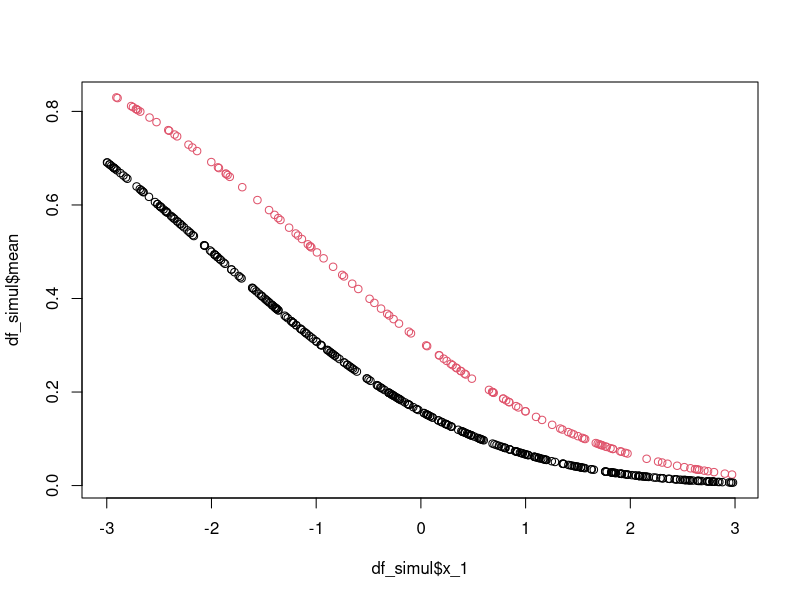

Here is the R script that generated this plot: (Note: this script raises an error after producing the figure.)
# 1. settings ----------------------------------------------------------------
## library
library(dplyr)
library(ggplot2)

## function
"%++%" <- function(x, y) paste0(x, y)

f1 <- function(x, y_1) {
  beta0 <- -1
  beta1 <- -.5
  beta2 <- .5
  
  out <- beta0 + beta1*x + beta2 * y_1
  out <- unname(out)
  return(out)
}

x_kern <- function(bw, x, X, type = "epane") {
  ### input type
  # bw : vector s.t. length(bw) == d | length(bw) == 1
  # x : vector s.t. length(x) == d
  # X : data frame s.t. nrow(X) == d
  # type : one of c("epane")
  # admit the case of common bandwidths
  if (length(bw) == 1) bw <- rep(bw, ncol(X))
  
  base <- sweep(X, 2, x) %>%
    sweep(2, FUN = "/", bw)
  (switch(type,
          epane = 3/4 * (1 - base**2)) %>%
      sweep(2, FUN = "/", bw) * (abs(base) <= 1)) %>%
    apply(1, prod) %>%
    as.double()
}

z_kern <- function(bw, z, Z) {
  ### input type
  # bw : vector s.t. length(bw) == d | length(bw) == 1
  # z : vector s.t. length(z) == d
  # Z : data frame s.t. nrow(Z) == d
  
  # ### toy example
  # Z <- data.frame(c(1,1,1,2,2,2,3,3,3), c(1,1,1,2,2,2,3,3,3))
  # z <- c(3,1)
  # bw <- c(2, 3)
  
  # admit the case of common bandwidths
  if (length(bw) == 1) bw <- rep(bw, ncol(Z))
  apply(Z, 1, function(Z_vec) prod(bw[z != Z_vec]))
}

cmn_preproc <- function(X, Y, d_lag) {
  ### input
  # X : data frame of covariates which allowed to contain continuous and discrete variables
  # Y : response vector(0/1)
  
  factor2double <- function(x) as.double(as.character(x))
  Y <- data.frame(resp__var__ = Y)
  ### check dimension of X and Y ###
  if (nrow(X) != nrow(Y)) stop("check dimension!")
  
  X_isfactor <- unlist(lapply(X, is.factor))
  conti_str <- names(which(!X_isfactor))
  disc_str <- names(which(X_isfactor))
  
  X <- mutate_if(X, is.factor, factor2double)
  df_lag <- cbind(Y, X)
  
  if (d_lag > 0) {
    for (i_lag in 1:d_lag) {
      df_lag[["resp__lagged__" %++% i_lag]] <- dplyr::lag(df_lag[["resp__var__"]], i_lag)  
    }
    df_lag_start <- df_lag[1:d_lag, ]
    df_lag <- df_lag[-(1:d_lag), ]
    disc_str <- union(disc_str, "resp__lagged__" %++% 1:d_lag)
  }
  
  attr(df_lag, "conti_str") <- conti_str
  attr(df_lag, "disc_str") <- disc_str
  attr(df_lag, "head") <- df_lag_start
  
  # rare case
  if (any(duplicated(names(df_lag)))) stop("colnames in X should not contain c('resp__var__', 'resp__lagged__1',..., 'resp__lagged__d_lag'")
  return(df_lag)
}

cmn_defftns <- function(link_ftn, V_ftn) {
  if (link_ftn == "probit") {
    ginv <- pnorm
    gprime <- function(x) 1 / dnorm(qnorm(x))
    gprime2 <- function(x) (x * dnorm(qnorm(x))) * (dnorm(x)) / (dnorm(qnorm(x)))^2
  }
  if (V_ftn == "binomial") {
    Veval <- function(x) x * (1-x)
    Vprime <- function(x) 1 - 2*x
  }
  
  return(list(ginv = ginv,
              gprime = gprime,
              gprime2 = gprime2,
              Veval = Veval,
              Vprime = Vprime))
}

MNQLE_est <- function(X, Y, d_lag, point, bw, link_ftn = "probit", V_ftn = "binomial", method = "NR", init = NULL, tolerance = 1e-05, max_iter = 1000) {
  if (FALSE) {
    X = df_analysis[c("x_1")]
    Y = df_analysis[, "y"]
    d_lag <- 1
    
    point <- c(0.5, 1)
    bw = unname(c(n^{-1/5} * 1.06 * apply(X, 2, sd), n**-.4))
    
    link_ftn <- "probit"
    V_ftn <- "binomial"
    
    method = "NR"
    init = NULL
    tolerance = 1e-05
    max_iter = 1000
  }
  
  df_lag <- cmn_preproc(X, Y, d_lag)
  ftns <- cmn_defftns(link_ftn, V_ftn)
  if (is.null(init)) init <- rnorm(1 + length(conti_str))
  
  i_conti <- match(attr(df_lag, "conti_str"), names(df_lag)[-1])
  i_disc <- match(attr(df_lag, "disc_str"), names(df_lag)[-1])
  x_est <- point[i_conti]
  z_est <- point[i_disc]
  x_bw <- bw[i_conti]
  z_bw <- bw[i_disc]
  
  return(MNQLE_optimize(x_est, z_est, x_bw, z_bw, ftns, df_lag, method, init, tolerance, max_iter))
}

MNQLE_train <- function(X, Y, d_lag, bw, link_ftn = "probit", V_ftn = "binomial", method = "NR", init = NULL, tolerance = 1e-05, max_iter = 1000, verbose = TRUE) {
  if (FALSE) {
    X = df_analysis[c("x_1")]
    Y = df_analysis[, "y"]
    d_lag <- 1
    
    point <- c(0.5, 1)
    bw = unname(c(n^{-1/5} * 1.06 * apply(X, 2, sd), n**-.4))
    
    link_ftn <- "probit"
    V_ftn <- "binomial"
    
    method = "NR"
    init = NULL
    tolerance = 1e-05
    max_iter = 1000
  }
  ### TO execute autoregressive bootstrap,
  ### generate df_train object which consits of columns all continuous 
  df_lag <- cmn_preproc(X, Y, d_lag)
  ftns <- cmn_defftns(link_ftn, V_ftn)
  if (is.null(init)) init <- rnorm(1 + length(conti_str))
  
  i_conti <- match(attr(df_lag, "conti_str"), names(df_lag)[-1])
  i_disc <- match(attr(df_lag, "disc_str"), names(df_lag)[-1])
  x_bw <- bw[i_conti]
  z_bw <- bw[i_disc]
  
  if (d_lag > 0) {
    lagresp <- lapply(df_lag["resp__lagged__" %++% 1:d_lag], unique) %>%
      expand.grid
    
    
    if (verbose) {
      i_verbose <- 0
      envhere <- environment()
      pb <- txtProgressBar(min = 0, max = nrow(df_lag) * nrow(lagresp), style = 3, width = 50)
    }
    train_model <- apply(lagresp,
                         1,
                         function(lagresp_value) {
                           apply(df_lag, 1, function(x_value) {
                             disc_value <- x_value["resp__lagged__" %++% 1:d_lag] <- lagresp_value
                             est_value <- MNQLE_optimize(x_value[attr(df_lag, "conti_str")],
                                                         disc_value, 
                                                         x_bw, z_bw, ftns, df_lag, method, init, tolerance, max_iter)
                             assign("i_verbose", i_verbose + 1, envhere)
                             if (verbose) setTxtProgressBar(pb, i_verbose)
                             return(est_value)
                           })
                         })
    attr(train_model, "df_lagresp") <- lagresp
  } else {
    stop("under construction")
  }
  
  attr(train_model, "model") <- list(X = X, Y = Y, d_lag = d_lag, bw = bw, link_ftn = link_ftn, V_ftn = V_ftn,
                                     method = method, init = init, tolerance = tolerance, max_iter = max_iter)
  
  return(train_model)
}

MNQLE_bootstrap_AR <- function(n_boot = 500, train_model, point, bw, link_ftn = "probit", V_ftn = "binomial", 
                               method = "NR", init = NULL, tolerance = 1e-05, max_iter = 1000, save_sample = TRUE, verbose = TRUE) {
  if (FALSE) {
    n_boot <- 500
    train_model <- MNQLE_tr
    
    d_lag <- attr(train_model, "model")$d_lag
    
    point <- c(0.5, 1)
    bw = unname(c(n^{-1/5} * 1.06 * apply(X, 2, sd), n**-.4))
    
    link_ftn <- "probit"
    V_ftn <- "binomial"
    
    method = "NR"
    init = NULL
    tolerance = 1e-05
    max_iter = 1000
  }
  X = attr(train_model, "model")$X
  Y = attr(train_model, "model")$Y
  d_lag <- attr(train_model, "model")$d_lag
  if (d_lag == 0) stop("use function for regression bootstrap")
  
  df_lag <- cmn_preproc(X, Y, d_lag)
  ftns <- cmn_defftns(link_ftn, V_ftn)
  if (is.null(init)) init <- rnorm(1 + length(attr(df_lag, "conti_str")))
  
  i_conti <- match(attr(df_lag, "conti_str"), names(df_lag)[-1])
  i_disc <- match(attr(df_lag, "disc_str"), names(df_lag)[-1])
  x_est <- point[i_conti]
  z_est <- point[i_disc]
  x_bw <- bw[i_conti]
  z_bw <- bw[i_disc]
  
  ### bootstrap ###
  # calculate necessary index to calculate bootstrap samples to estimate at point
  df_conti <- df_lag[attr(df_lag, "conti_str")]
  i_calboot <- 1
  for (i in 1:ncol(df_conti)) {
    i_calboot <- max(i_calboot, max(which((df_conti[, i] <= x_est[i] + x_bw[i]) & (df_conti[, i] >= x_est[i] - x_bw[i]))))
  }
  
  # prepare to save bootstrap samples
  if (save_sample) boot_sample <- matrix(NA_integer_, nrow = i_calboot + d_lag, ncol = n_boot)
  if (verbose) pb <- txtProgressBar(min = 0, max = n_boot, style = 3, width = 50)
  
  est_boot <- c()
  for (i_boot in 1:n_boot) {
    Y_boot <- attr(df_lag, "head")[["resp__var__"]]
    for (i_df in 1:i_calboot) {
      # generate bootstrap sample
      lagresp_value <- rev(tail(Y_boot, d_lag))
      i_lagresp <- which(apply(attr(train_model, "df_lagresp"), 1, function(x) x == lagresp_value))
      Y_boot <- c(Y_boot, rbinom(1, 1, train_model[i_df, i_lagresp]))
    }
    
    if (save_sample) boot_sample[, i_boot] <- Y_boot
    
    # calculate bootstrap estimates
    df_lag_boot <- cmn_preproc(slice(X, 1:(d_lag + i_calboot)), Y_boot, d_lag)
    est_boot[i_boot] <- MNQLE_optimize(x_est, z_est, x_bw, z_bw, ftns, df_lag_boot, method, init, tolerance, max_iter)
    
    # print if verbose == TURE
    if (verbose) setTxtProgressBar(pb, i_boot)
  }
  
  if (save_sample) attr(est_boot, "samples") <- boot_sample
  return(est_boot)
}

MNQLE_bootstrap_reg <- function(n_boot = 500, X, Y, estimates, d_lag, point, bw, link_ftn = "probit", V_ftn = "binomial", 
                                method = "NR", init = NULL, tolerance = 1e-05, max_iter = 1000, save_sample = TRUE, verbose = TRUE) {
  if (FALSE) {
    estimates <- df_simul$est
    
    X = df_analysis[c("x_1")]
    Y = df_analysis[, "y"]
    d_lag <- 1
    
    point <- c(0.5, 1)
    bw = unname(c(n^{-1/5} * 1.06 * apply(X, 2, sd), n**-.4))
    
    link_ftn <- "probit"
    V_ftn <- "binomial"
    
    method = "NR"
    init = NULL
    tolerance = 1e-05
    max_iter = 1000
  }
  
  df_lag <- cmn_preproc(X, Y, d_lag)
  ftns <- cmn_defftns(link_ftn, V_ftn)
  if (d_lag > 0) estimates <- tail(estimates, -d_lag)
  if (is.null(init)) init <- rnorm(1 + length(conti_str))
  
  i_conti <- match(attr(df_lag, "conti_str"), names(df_lag)[-1])
  i_disc <- match(attr(df_lag, "disc_str"), names(df_lag)[-1])
  x_est <- point[i_conti]
  z_est <- point[i_disc]
  x_bw <- bw[i_conti]
  z_bw <- bw[i_disc]
  
  if (nrow(df_lag) != length(estimates)) stop("check dimension of X and estimates")
  
  
  ### bootstrap ###
  X_boot <- subset(df_lag, select =  !(names(df_lag) %in% c("resp__var__", "resp__lagged__" %++% 1:d_lag)))
  
  # prepare to save bootstrap samples
  if (save_sample) boot_sample <- matrix(NA_integer_, nrow = length(estimates), ncol = n_boot)
  if (verbose) pb <- txtProgressBar(min = 0, max = n_boot, style = 3, width = 50)
  est_boot <- c()
  for (i_boot in 1:n_boot) {
    # generate bootstrap sample  
    Y_boot <- c()
    for (i_sample in 1:length(estimates)) {
      Y_boot[i_sample] <- rbinom(1, 1, estimates[i_sample])
    }
    if (save_sample) boot_sample[, i_boot] <- Y_boot
    
    # calculate bootstrap estimates
    df_lag_boot <- cmn_preproc(X_boot, Y_boot, d_lag)
    est_boot[i_boot] <- MNQLE_optimize(x_est, z_est, x_bw, z_bw, ftns, df_lag_boot, method, init, tolerance, max_iter)
    
    # print if verbose == TURE
    if (verbose) setTxtProgressBar(pb, i_boot)
  }
  
  if (save_sample) attr(est_boot, "samples") <- boot_sample
  return(est_boot)
}

MNQLE_bootstrap_coverage <- function(n_boot = 500, X, Y, estimates, d_lag, point, bw, link_ftn = "probit", V_ftn = "binomial", 
                                     method = "NR", init = NULL, tolerance = 1e-05, max_iter = 1000, save_sample = TRUE, verbose = TRUE) {
  if (FALSE) {
    estimates <- df_simul$est
    
    X = df_analysis[c("x_1")]
    Y = df_analysis[, "y"]
    d_lag <- 1
    
    point <- c(0.5, 1)
    bw = unname(c(n^{-1/5} * 1.06 * apply(X, 2, sd), n**-.4))
    
    link_ftn <- "probit"
    V_ftn <- "binomial"
    
    method = "NR"
    init = NULL
    tolerance = 1e-05
    max_iter = 1000
  }
  
  df_lag <- cmn_preproc(X, Y, d_lag)
  ftns <- cmn_defftns(link_ftn, V_ftn)
  if (d_lag > 0) estimates <- tail(estimates, -d_lag)
  if (is.null(init)) init <- rnorm(1 + length(conti_str))
  
  i_conti <- match(attr(df_lag, "conti_str"), names(df_lag)[-1])
  i_disc <- match(attr(df_lag, "disc_str"), names(df_lag)[-1])
  x_est <- point[i_conti]
  z_est <- point[i_disc]
  x_bw <- bw[i_conti]
  z_bw <- bw[i_disc]
  
  if (nrow(df_lag) != length(estimates)) stop("check dimension of X and estimates")
  
  
  ### bootstrap ###
  X_boot <- subset(df_lag, select =  !(names(df_lag) %in% c("resp__var__", "resp__lagged__" %++% 1:d_lag)))
  
  # prepare to save bootstrap samples
  if (save_sample) boot_sample <- matrix(NA_integer_, nrow = length(estimates), ncol = n_boot)
  if (verbose) pb <- txtProgressBar(min = 0, max = n_boot, style = 3, width = 50)
  est_boot <- c()
  for (i_boot in 1:n_boot) {
    # generate bootstrap sample  
    Y_boot <- c()
    for (i_sample in 1:length(estimates)) {
      Y_boot[i_sample] <- rbinom(1, 1, estimates[i_sample])
    }
    if (save_sample) boot_sample[, i_boot] <- Y_boot
    
    # calculate bootstrap estimates
    df_lag_boot <- cmn_preproc(X_boot, Y_boot, d_lag)
    est_boot[i_boot] <- MNQLE_optimize(x_est, z_est, x_bw, z_bw, ftns, df_lag_boot, method, init, tolerance, max_iter)
    
    # print if verbose == TURE
    if (verbose) setTxtProgressBar(pb, i_boot)
    plot.progress(i_CI / nrow(df_CI), i_coverage / n_coverage, i_boot / n_boot)
  }
  
  if (save_sample) attr(est_boot, "samples") <- boot_sample
  return(est_boot)
}


MNQLE_optimize <- function(x_est, z_est, x_bw, z_bw, ftns, df_lag, method = "NR", init = NULL, tolerance = 1e-05, max_iter = 1000) {
  conti_str <- attr(df_lag, "conti_str")
  disc_str <- attr(df_lag, "disc_str")
  if (is.null(init)) init <- rnorm(1 + length(conti_str))
  
  ### start optimization ###
  if (method == "NR") {
    ## Newton Raphson algorithm ##
    f_new <- matrix(init, ncol = 1)
    f_old <- f_new + tolerance * 100
    i_iter <- 0
    while (norm(f_old - f_new, type = "F") > tolerance) {
      i_iter <- i_iter + 1
      if (i_iter > max_iter) break
      f_old <- f_new
      NR_cal <- MNQLE_NR_calculate(f_old, x_est, z_est, x_bw, z_bw, ftns, df_lag)
      
      if (abs(det(NR_cal$eq2)) <1e-05) {
        f_new <- f_old - solve(NR_cal$eq2 + diag(diag(NR_cal$eq2), 2) * .1) %*% NR_cal$eq1  
      } else {
        f_new <- f_old - solve(NR_cal$eq2) %*% NR_cal$eq1  
      }
    }
  }
  
  return(ginv(f_new[1]))
}

MNQLE_NR_calculate <- function(f_at, x_est, z_est, x_bw, z_bw, ftns, df_lag) {
  if (FALSE) {
    f_at = f_old
    x_est = point[1:length(conti_str)]
    z_est = point[-(1:length(conti_str))] 
    x_bw = bw[1:length(conti_str)]
    z_bw = bw[-(1:length(conti_str))]
    ftns = ftns
    df_lag = df_lag
  }
  conti_str <- attr(df_lag, "conti_str")
  disc_str <- attr(df_lag, "disc_str")
  
  wci_all <- x_kern(x_bw, x_est, df_lag[conti_str])
  cal_ind <- wci_all != 0
  wci <- wci_all[cal_ind]
  df_cal <- df_lag[cal_ind, ]
  
  wdi <- z_kern(z_bw, z_est, df_cal[disc_str])
  mi <- ftns$ginv(data.matrix(sweep(df_cal[conti_str], 2, x_est)) %*%
                    matrix(f_at[-1], ncol = 1) +
                    f_at[1]
  )[, 1]
  mi[mi >= 1 - 1e-05] <- 1 - 1e-05
  mi[mi <= 1e-05] <- 1e-05
  ### calculate eq1 val ###
  q1i <- (df_cal[, 1] - mi) / (ftns$Veval(mi) * ftns$gprime(mi))
  product1_i <- matrix(wci * wdi * q1i, nrow = 1)
  # dim(Wi) = n X d
  Wi <- cbind(intercept = 1, sweep(df_cal[conti_str], 2, x_est) %>% sweep(2, FUN = "/", x_bw)) %>%
    as.matrix()
  # eq1_val
  eq1_val <- (product1_i %*% Wi) / nrow(df_lag)
  
  ### calculate eq2 val ###
  q2i_tmp11 <- ftns$Vprime(mi) / (ftns$Veval(mi) * (ftns$gprime(mi)^2))
  q2i_tmp12 <- ftns$gprime2(mi) / (ftns$gprime(mi))^3
  q2i_tmp1 <- ftns$Veval(mi) / (q2i_tmp11 + q2i_tmp12)
  q2i_tmp2 <- ftns$Veval(mi) * ftns$gprime(mi)^2; q2i_tmp2 <- 1 / q2i_tmp2
  q2i <- -(df_cal[, 1] - mi) / q2i_tmp1 - q2i_tmp2
  
  product2_i <- matrix(wci * wdi * q2i, nrow = 1)
  
  eq2_val <- (sweep(t(Wi), 2, product2_i, FUN = "*") %*% Wi) / nrow(df_lag)
  
  return(list(eq1 = matrix(eq1_val, ncol = 1), eq2 = eq2_val))
}

plot.progress <- function(...)	{
  vectOfBar <- c(...)*100
  numOfBar <- length(vectOfBar)
  plot(c(0,100), c(0,numOfBar), type='n', xlab='', ylab='', yaxt='n', mar=c(3,3,3,3))
  for(i in 1:numOfBar) {
    rect(0, 0.1+i-1, vectOfBar[i], 0.9+i-1, col=rainbow(numOfBar)[i])
    text(0.5, 0.5+i-1, paste('Status ', i, ': ', round(vectOfBar[i],2), '%', sep=''), adj=0)
  }
  title('Progress...')
}

# 2. generate data -----------------------------------------------------------
set.seed(111)
## 2-1. Example 1 ----------------------------------------------------------
n <- 501
y_init <- 0
x_bd <- c(-3, 3)
link_ftn <- "probit"
if (link_ftn == "probit") {
  ginv <- pnorm
  gprime <- function(x) 1 / dnorm(qnorm(x))
  gprime2 <- function(x) (x * dnorm(qnorm(x))) * (dnorm(x)) / (dnorm(qnorm(x)))^2
}

V_ftn <- "binomial"

y_vec <- c("0" = y_init)
mean_vec <- double()
x_vec = runif(n, min = x_bd[1], max = x_bd[2])
for (i in 1:n) {
  mean_val <- f1(x_vec[i], 
                 y_vec[as.character(i-1)]) %>%
    ginv
  mean_vec <- c(mean_vec, mean_val)
  y_vec <- c(y_vec, rbinom(1, 1, mean_val))
  names(y_vec)[length(y_vec)] <- as.character(i)
}

df_simul <- data.frame(x_1 = x_vec, 
                       z_1 = y_vec[-length(y_vec)],
                       y = y_vec[as.character(1:n)], 
                       mean = mean_vec)
df_analysis <- df_simul %>%
  select(x_1, y)

# check
plot(df_simul$x_1,
     df_simul$mean, 
     col = df_simul$z_1 + 1)



# 3. Estimation -----------------------------------------------------------
## inpt : define now
df_simul <- expand.grid(x = -2:2, z = 0:1)
df_simul$mean <- NA
for (i in 1:nrow(df_simul)) {
  df_simul$mean[i] <- f1(df_simul$x[i], df_simul$z[i]) %>%
    ginv
}

conti_str <- c("x_1")
disc_str <- character(0)
d_lag <- 1
x_bw_init <- n^{-1/5} * 1.06 * apply(df_analysis[conti_str], 2, sd)
z_bw_init <- n**-.4

df_simul$est <- NA
pb_est <- txtProgressBar(min = 0, max = nrow(df_simul), style = 3, width = 50)
for (ii in 1:nrow(df_simul)) {
  set.seed(100)
  df_simul[ii, "est"] <- 
    MNQLE_est(X = df_analysis[conti_str],
              Y = df_analysis$y,
              d_lag = 1,
              point = c(df_simul[ii, "x_1"], df_simul[ii, "z_1"]),
              bw = c(x_bw_init, z_bw_init))
  setTxtProgressBar(pb_est, ii)
}

par(mfrow = c(1, 3))
plot(df_simul$x_1,
     df_simul$mean, 
     col = df_simul$z_1 + 1,
     ylim = 0:1)
plot(df_simul$x_1,
     df_simul$est, 
     col = df_simul$z_1 + 1,
     ylim = 0:1)
plot(df_simul$x_1,
     df_simul$est1, 
     col = df_simul$z_1 + 1,
     ylim = 0:1)
plot(df_simul$x_1,
     df_simul$est2, 
     col = df_simul$z_1 + 1,
     ylim = 0:1)

par(mfrow = c(1, 1))
plot(df_simul$mean - df_simul$est)
summary(df_simul$mean - df_simul$est)



# 4. bootstrap -----------------------------------------------------------
### check : coverage of pointwise confidence interval 
# calculate coverage for each points
n_boot <- 500
CI_alpha <- .05
n_coverage <- 200
df_CI <- df_simul[-1, ]

df_CI$count_coverage <- 0
for (i_CI in 1:nrow(df_CI)) {
  cat("point", i_CI, "starts at", as.character(Sys.time()))
  for (i_coverage in 1:n_coverage) {
    est_boot <- MNQLE_bootstrap1(n_boot = n_boot,
                                 X = df_analysis[conti_str], Y = df_analysis$y, 
                                 estimates = df_simul$est, d_lag = 1, 
                                 point = c(df_simul[i_CI, "x_1"], df_simul[i_CI, "z_1"]), 
                                 bw = c(x_bw_init, z_bw_init), save_sample = FALSE, verbose = FALSE)
    est_boot <- qnorm(est_boot)
    CI_boot <- quantile(est_boot, c(CI_alpha / 2, 1 - CI_alpha / 2))
    
    mean_true <- qnorm(df_CI[i_CI, "mean"])
    if (mean_true >= CI_boot[1] & mean_true <= CI_boot[2]) df_CI[i_CI, "count_coverage"] <- df_CI[i_CI, "count_coverage"] + 1
  }
}
cat("ends at", as.character(Sys.time()))

# bootstrap
conti_str <- c("x_1")
disc_str <- character(0)
d_lag <- 1
x_bw_init <- n^{-1/5} * 1.06 * apply(df_analysis[conti_str], 2, sd)
z_bw_init <- n**-.4

MNQLE_tr <- MNQLE_train(X = df_analysis[conti_str], Y = df_analysis$y, 
                        d_lag = 1, bw = c(x_bw_init, z_bw_init))

boot_AR <- MNQLE_bootstrap_AR(n_boot = 500, train_model = MNQLE_tr, point = c(-1.5, 0), bw = c(x_bw_init, z_bw_init))


par(mfrow = c(1, 1))
plot(filter(df_simul, z_1 == 0) %>% arrange(x_1) %>% select(x_1) %>% unlist,
     filter(df_simul, z_1 == 0) %>% arrange(x_1) %>% select(mean) %>% unlist,
     col = 1 + (filter(df_simul, z_1 == 0) %>% arrange(x_1) %>% select(z_1) %>% unlist()),
     ylim = 0:1, type = "l")
lines(filter(df_simul, z_1 == 1) %>% arrange(x_1) %>% select(x_1) %>% unlist,
      filter(df_simul, z_1 == 1) %>% arrange(x_1) %>% select(mean) %>% unlist,
      col = 1 + (filter(df_simul, z_1 == 1) %>% arrange(x_1) %>% select(z_1) %>% unlist()),
      ylim = 0:1, type = "l")
points(df_simul$x_1[-1],
       MNQLE_tr[, 1], 
       col = 1,
       ylim = 0:1)
points(df_simul$x_1[-1],
       MNQLE_tr[, 2], 
       col = 2,
       ylim = 0:1)
